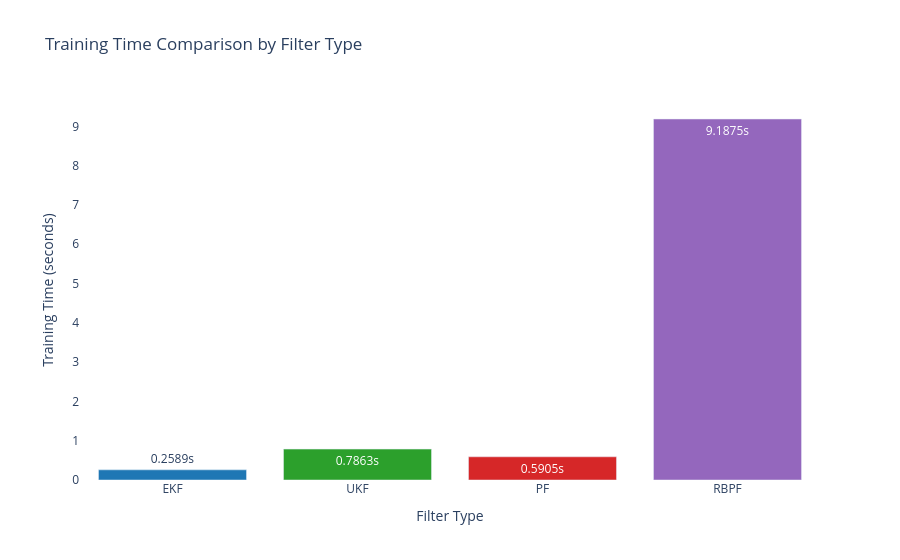
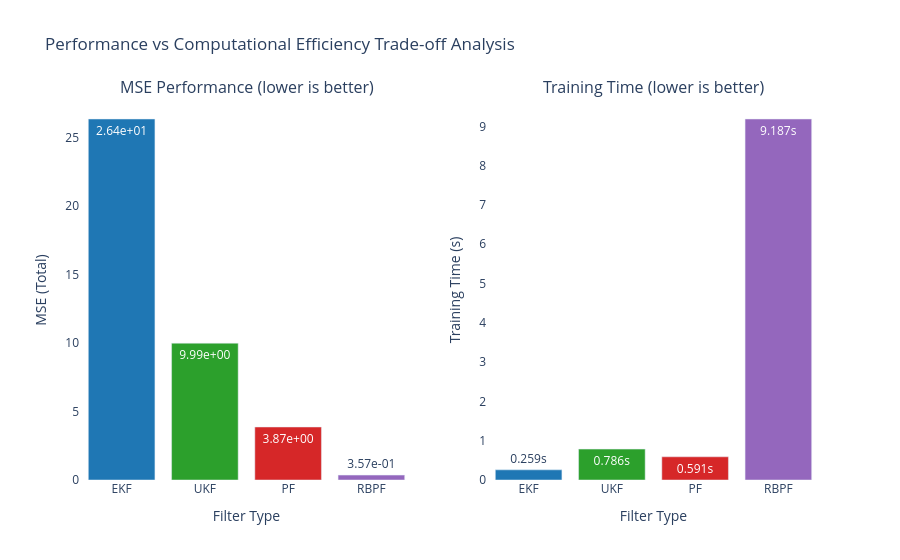

Notebook cell for these charts, in order:
### Code cell
# ============================================================
# Training Time Comparison Visualization
# ============================================================
import plotly.graph_objects as go
from plotly.subplots import make_subplots

# Training time comparison bar chart
filter_names = list(training_times.keys())
times = list(training_times.values())
colors = ['#1f77b4', '#2ca02c', '#d62728', '#9467bd']  # Blue, Green, Red, Purple

fig_timing = go.Figure()
fig_timing.add_trace(go.Bar(
    x=filter_names,
    y=times,
    marker=dict(color=colors),
    text=[f'{t:.4f}s' for t in times],
    textposition='auto',
    name='Training Time'
))

fig_timing.update_layout(
    title='Training Time Comparison by Filter Type',
    xaxis_title='Filter Type',
    yaxis_title='Training Time (seconds)',
    font=dict(size=12),
    plot_bgcolor='white',
    paper_bgcolor='white',
    showlegend=False
)

fig_timing.show()

# Combined Performance vs Speed Analysis
fig_combined = make_subplots(
    rows=1, cols=2,
    subplot_titles=('MSE Performance (lower is better)', 'Training Time (lower is better)'),
    specs=[[{"secondary_y": False}, {"secondary_y": False}]]
)

# MSE subplot
mse_values = [mse_total_ekf, mse_total_ukf, mse_total_pf, mse_total_rbpf]
fig_combined.add_trace(
    go.Bar(x=filter_names, y=mse_values, marker=dict(color=colors), 
           text=[f'{mse:.2e}' for mse in mse_values], textposition='auto',
           name='MSE'),
    row=1, col=1
)

# Training time subplot  
fig_combined.add_trace(
    go.Bar(x=filter_names, y=times, marker=dict(color=colors),
           text=[f'{t:.3f}s' for t in times], textposition='auto',
           name='Time'),
    row=1, col=2
)

fig_combined.update_layout(
    title_text="Performance vs Computational Efficiency Trade-off Analysis",
    font=dict(size=12),
    plot_bgcolor='white',
    paper_bgcolor='white',
    showlegend=False
)

fig_combined.update_xaxes(title_text="Filter Type", row=1, col=1)
fig_combined.update_xaxes(title_text="Filter Type", row=1, col=2)
fig_combined.update_yaxes(title_text="MSE (Total)", row=1, col=1)
fig_combined.update_yaxes(title_text="Training Time (s)", row=1, col=2)

fig_combined.show()

# Performance efficiency metric: accuracy per computation time
print("\n🎯 Performance-Efficiency Trade-off Analysis:")
print("   (Lower MSE/Time ratio = better overall efficiency)")
for i, name in enumerate(filter_names):
    efficiency_metric = mse_values[i] / times[i] if times[i] > 0 else float('inf')
    print(f"   {name}: MSE/Time = {efficiency_metric:.2e}")
    
# Rank filters by different criteria
mse_ranking = sorted(zip(filter_names, mse_values), key=lambda x: x[1])
time_ranking = sorted(zip(filter_names, times), key=lambda x: x[1])
efficiency_ranking = sorted(zip(filter_names, [mse_values[i]/times[i] for i in range(len(filter_names))]), key=lambda x: x[1])

print("\n🏆 Rankings:")
print("   By Accuracy (MSE):", [name for name, _ in mse_ranking])
print("   By Speed (Time):", [name for name, _ in time_ranking])
print("   By Overall Efficiency (MSE/Time):", [name for name, _ in efficiency_ranking])

### Figure 1 — Plotly figure (JSON) as saved in the notebook; plotly's stock layout.template omitted (floating-point values rounded to 4 significant figures)
{"data": [{"marker": {"color": ["#1f77b4", "#2ca02c", "#d62728", "#9467bd"]}, "name": "Training Time", "text": ["0.2589s", "0.7863s", "0.5905s", "9.1875s"], "textposition": "auto", "type": "bar", "x": ["EKF", "UKF", "PF", "RBPF"], "y": [0.2589, 0.7863, 0.5905, 9.187]}], "layout": {"font": {"size": 12}, "paper_bgcolor": "white", "plot_bgcolor": "white", "showlegend": false, "title": {"text": "Training Time Comparison by Filter Type"}, "xaxis": {"title": {"text": "Filter Type"}}, "yaxis": {"title": {"text": "Training Time (seconds)"}}}}

### Figure 2 — Plotly figure (JSON) as saved in the notebook; plotly's stock layout.template omitted (floating-point values rounded to 4 significant figures)
{"data": [{"marker": {"color": ["#1f77b4", "#2ca02c", "#d62728", "#9467bd"]}, "name": "MSE", "text": ["2.64e+01", "9.99e+00", "3.87e+00", "3.57e-01"], "textposition": "auto", "type": "bar", "x": ["EKF", "UKF", "PF", "RBPF"], "xaxis": "x", "y": [26.35, 9.99, 3.868, 0.3569], "yaxis": "y"}, {"marker": {"color": ["#1f77b4", "#2ca02c", "#d62728", "#9467bd"]}, "name": "Time", "text": ["0.259s", "0.786s", "0.591s", "9.187s"], "textposition": "auto", "type": "bar", "x": ["EKF", "UKF", "PF", "RBPF"], "xaxis": "x2", "y": [0.2589, 0.7863, 0.5905, 9.187], "yaxis": "y2"}], "layout": {"annotations": [{"font": {"size": 16}, "showarrow": false, "text": "MSE Performance (lower is better)", "x": 0.225, "xanchor": "center", "xref": "paper", "y": 1, "yanchor": "bottom", "yref": "paper"}, {"font": {"size": 16}, "showarrow": false, "text": "Training Time (lower is better)", "x": 0.775, "xanchor": "center", "xref": "paper", "y": 1, "yanchor": "bottom", "yref": "paper"}], "font": {"size": 12}, "paper_bgcolor": "white", "plot_bgcolor": "white", "showlegend": false, "title": {"text": "Performance vs Computational Efficiency Trade-off Analysis"}, "xaxis": {"anchor": "y", "domain": [0, 0.45], "title": {"text": "Filter Type"}}, "xaxis2": {"anchor": "y2", "domain": [0.55, 1], "title": {"text": "Filter Type"}}, "yaxis": {"anchor": "x", "domain": [0, 1], "title": {"text": "MSE (Total)"}}, "yaxis2": {"anchor": "x2", "domain": [0, 1], "title": {"text": "Training Time (s)"}}}}
